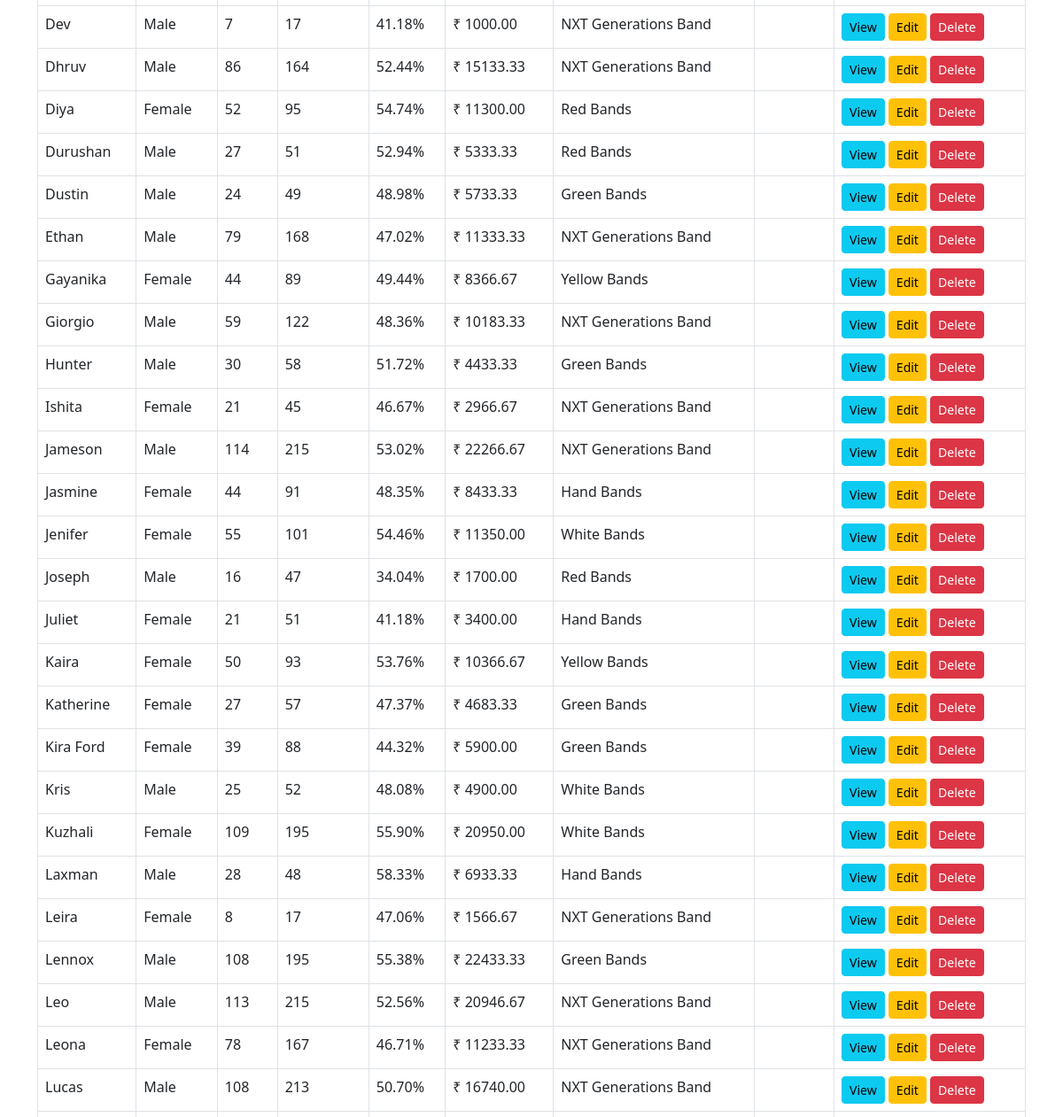
The page /academy/players/ (signed in, middle part) on the database as committed earlier.
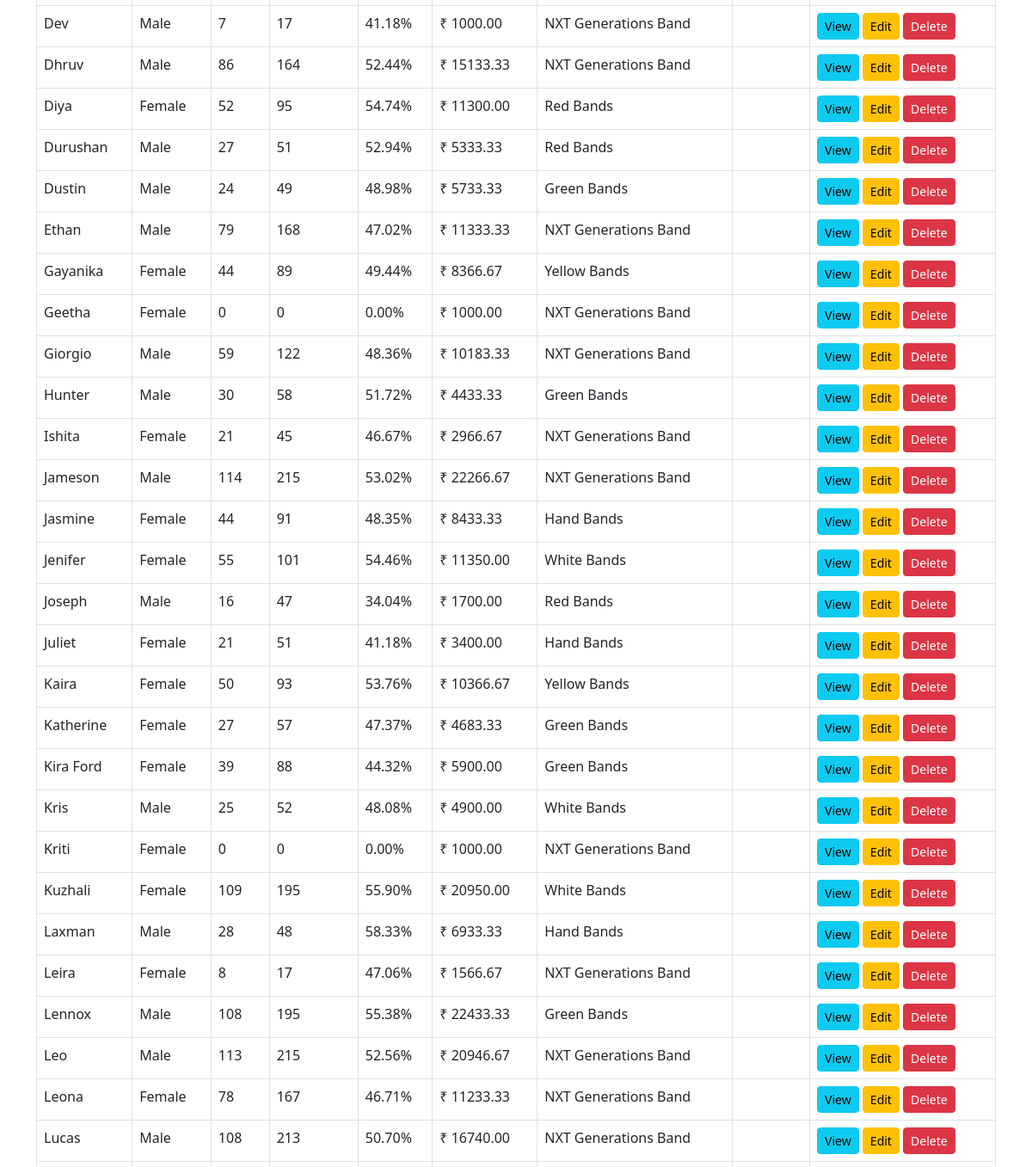
The same page on the database as committed later.
### academy/models.py (models this page shows, shortened)
class Player(models.Model):
    GENDER_CHOICES = [
        ('Male', 'Male'),
        ('Female', 'Female'),
    ]
    name = models.CharField(max_length=200)
    gender = models.CharField(max_length=10, choices=GENDER_CHOICES)
    band = models.ForeignKey(Band, on_delete=models.CASCADE, related_name='player_band')
    wins = models.PositiveIntegerField(default=0)
    matchesplayed = models.PositiveIntegerField(default=0)
    winningpercentage = models.FloatField(default=0)
    networth = models.FloatField(default=0)
    image_url = models.CharField(max_length=120, null=True, blank=True)
    is_active = models.BooleanField(default=True)
    objects = ActivePlayerManager()
    all_objects = models.Manager()
    spouse = models.OneToOneField(
        'self',
        on_delete=models.SET_NULL,
        null=True,
        blank=True,
        related_name="partner"
    )

class Band(models.Model):
    name = models.CharField(max_length=200)
    networth = models.FloatField(default=0)
    image_url = models.CharField(max_length=120, null=True, blank=True)
    emoji = models.CharField(max_length=5, null=True, blank=True)
    def __str__(self):
        return self.name

### academy/views.py (the view)
# urls.py: path('players/', views.player_list, name='player-list'),
@login_required
def player_list(request):
    form = PlayerFilterForm(request.GET or None)
    players = get_player_object_list(form)
    return render(
        request,
        "academy/players/player_list.html",
        {"players": players, "form": form, 'title': 'Players List',},
    )

### academy/models.py (called while the page is built)
    def get_queryset(self):
        return super().get_queryset().filter(is_active=True)

### academy/views.py (called while the page is built, shortened)
def get_player_object_list(form):
    players = Player.objects.all().order_by("name")
    return players

### templates/academy/players/player_list.html (shortened to what this page needs)
{% extends "base.html" %}
{% block content %}
<div class="table-responsive">
<table class="table table-hover table-bordered">
  <tbody id="table-body">
    {% include "academy/players/partials/table_body.html" %}
  </tbody>
</table>
</div>
{% endblock %}

### templates/academy/players/partials/table_body.html (shortened to what this page needs)
{% if players %}
    {% for player in players %}
    <tr>
    <td>{{ player.name }}</td>
    <td>{{ player.gender }}</td>
    <td>{{ player.wins }}</td>
    <td>{{ player.matchesplayed }}</td>
    <td>{{ player.winningpercentage|floatformat:2 }}%</td>
    <td>₹ {{ player.networth|floatformat:2 }}</td>
    <td>{{ player.band.name }}</td>
    <td>
    </td>
    <td>
        <a href="{% url 'player-view' player.id %}" class="btn btn-info btn-sm">View</a>
        <a href="{% url 'player-update' player.pk %}" class="btn btn-sm btn-warning">Edit</a>
        <a class="btn btn-danger btn-sm"
            hx-get="{% url 'player-delete' player.pk %}"
            hx-target="#dialog"
            hx-swap="innerHTML">
        Delete
        </a>
    </td>
    </tr>
    {% empty %}
    <tr><td colspan="8" class="text-center">No players yet.</td></tr>
    {% endfor %}
{% endif %}

Rows that differ between the two databases and show on the page:
added Player: name "Geetha", gender "Female", wins "0", matchesplayed "0", winningpercentage "0.00", networth "1000.00", band.name "NXT Generations Band"
added Player: name "Kriti", gender "Female", wins "0", matchesplayed "0", winningpercentage "0.00", networth "1000.00", band.name "NXT Generations Band"
